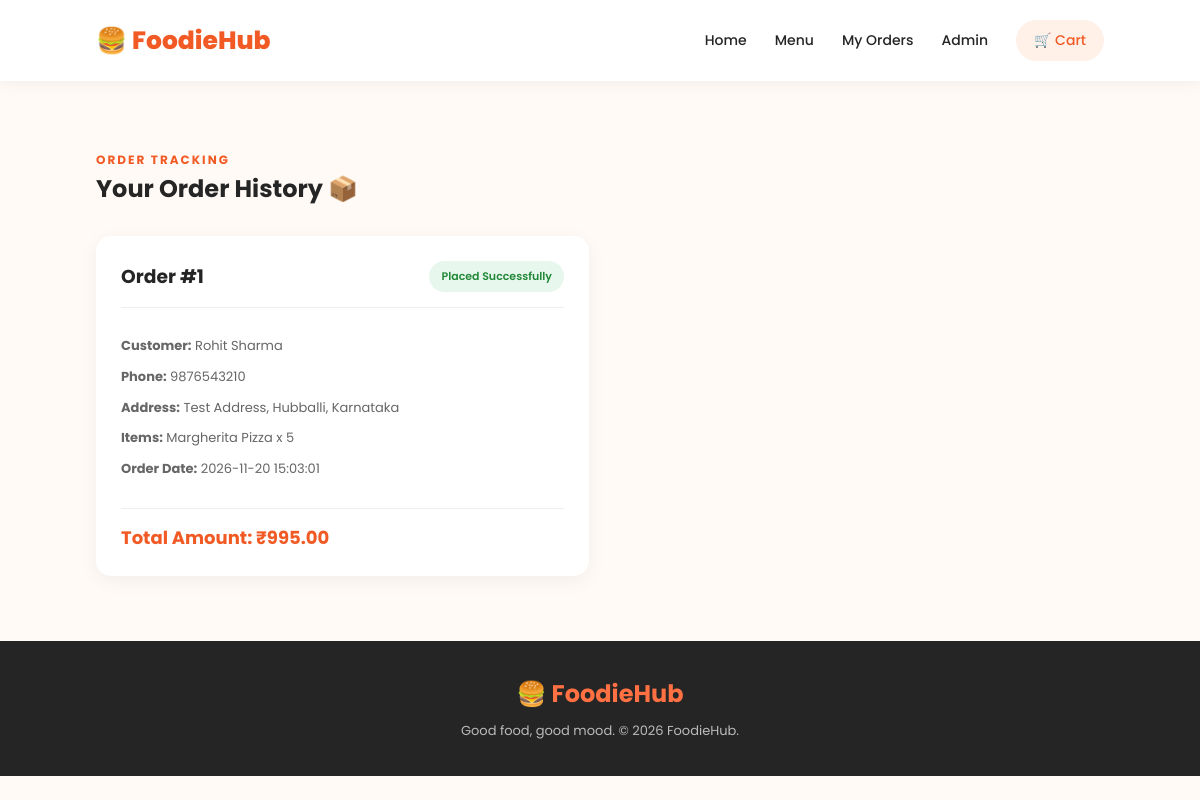
The page /orders on the database its author committed.
### tables this page shows
CREATE TABLE orders (
            id INTEGER PRIMARY KEY AUTOINCREMENT,
            customer_name TEXT NOT NULL,
            phone TEXT NOT NULL,
            address TEXT NOT NULL,
            total REAL NOT NULL,
            items TEXT NOT NULL,
            order_date TIMESTAMP DEFAULT CURRENT_TIMESTAMP
        );

### app.py (the view)
@app.route("/orders")
def orders():
    conn = get_db()
    orders = conn.execute(
        "SELECT * FROM orders ORDER BY id DESC"
    ).fetchall()
    conn.close()
    return render_template("orders.html", orders=orders)

### app.py (called while the page is built)
def get_db():
    conn = sqlite3.connect(DATABASE)
    conn.row_factory = sqlite3.Row
    return conn

### templates/orders.html (shortened to what this page needs)
<!DOCTYPE html>
<html lang="en">
<head>
    <link rel="stylesheet" href="{{ url_for('static', filename='css/style.css') }}">
</head>
<body>
<header class="navbar">
    <a href="/" class="logo">🍔 FoodieHub</a>
    <nav>
        <a href="/">Home</a>
        <a href="/menu">Menu</a>
        <a href="/orders">My Orders</a>
        <a href="/admin">Admin</a>
        <a href="/cart" class="cart-link">🛒 Cart</a>
    </nav>
</header>
<section class="food-section">
    <span class="tagline">ORDER TRACKING</span>
    <h2>Your Order History 📦</h2>
    {% if orders %}
    <div class="orders-container">
        {% for order in orders %}
        <div class="order-card">
            <div class="order-header">
                <h3>Order #{{ order.id }}</h3>
                <span class="order-status">Placed Successfully</span>
            </div>
            <div class="order-details">
                <p><strong>Customer:</strong> {{ order.customer_name }}</p>
                <p><strong>Phone:</strong> {{ order.phone }}</p>
                <p><strong>Address:</strong> {{ order.address }}</p>
                <p><strong>Items:</strong> {{ order.items }}</p>
                <p><strong>Order Date:</strong> {{ order.order_date }}</p>
            </div>
            <div class="order-total">
                Total Amount: ₹{{ "%.2f"|format(order.total) }}
            </div>
        </div>
        {% endfor %}
    </div>
    {% endif %}
</section>
<footer>
    <h2>🍔 FoodieHub</h2>
    <p>Good food, good mood. © 2026 FoodieHub.</p>
</footer>
</body>
</html>

### static/css/style.css (style rules this page uses)
* { margin: 0; padding: 0; box-sizing: border-box; }
body { font-family: 'Poppins', sans-serif; background: #fffaf5; color: #252525; }
a { text-decoration: none; color: inherit; }
.navbar { display: flex; justify-content: space-between; align-items: center; padding: 20px 8%; background: white; box-shadow: 0 3px 15px rgba(0,0,0,0.05); position: sticky; top: 0; z-index: 100; }
.logo { font-size: 25px; font-weight: 800; color: #f15a24; }
nav { display: flex; align-items: center; gap: 28px; }
nav a { font-size: 14px; font-weight: 500; transition: 0.3s; }
.cart-link { background: #fff0e8; padding: 10px 18px; border-radius: 25px; color: #f15a24; }
.tagline { color: #f15a24; font-size: 12px; font-weight: 700; letter-spacing: 2px; }
.food-section { padding: 65px 8%; }
footer { text-align: center; padding: 35px 15px; background: #252525; color: white; }
footer h2 { color: #ff7043; margin-bottom: 10px; }
footer p { color: #bbb; font-size: 13px; }
.orders-container { display: grid; grid-template-columns: repeat(2, 1fr); gap: 22px; margin-top: 30px; }
.order-card { background: white; padding: 25px; border-radius: 15px; box-shadow: 0 5px 20px rgba(0,0,0,0.05); }
.order-header { display: flex; justify-content: space-between; align-items: center; gap: 10px; flex-wrap: wrap; padding-bottom: 15px; border-bottom: 1px solid #eee; }
.order-status { background: #e8f7ed; color: #218838; padding: 7px 12px; border-radius: 20px; font-size: 11px; font-weight: 600; }
.order-details { padding: 18px 0; }
.order-details p { font-size: 13px; color: #666; margin: 10px 0; line-height: 1.6; overflow-wrap: anywhere; }
.order-total { color: #f15a24; font-size: 18px; font-weight: 700; padding-top: 15px; border-top: 1px solid #eee; }

### rows shown on the page
orders: id "1", customer_name "Rohit Sharma", phone "9876543210", address "Test Address, Hubballi, Karnataka", items "Margherita Pizza x 5", order_date "2026-11-20 15:03:01", total "995.00"
